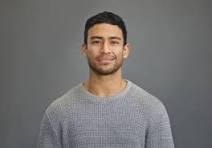
#> input picture man.jpg, 212 x 148 px
$ python paint_by_numbers.py --photo man.jpg
#> lines starting #> are read from the running program, lines starting #| are printed output that depends on the picture; after the words box and inside, x2 and y2 are one past the last pixel; in counts of white or black regions, pixels touching at a corner belong together
#!/usr/bin/env python3
"""
Paint-By-Numbers Photo Generator
Transforms any photo into a numbered canvas painting kit.

Creates a flat canvas (no puzzle pieces!) with numbered color regions.
Perfect for laser engraving or printing on wood/canvas.
"""

import argparse
import json
import sys
from dataclasses import dataclass
from pathlib import Path
from typing import List, Tuple, Dict, Optional

import numpy as np
import cv2
from sklearn.cluster import KMeans
import matplotlib.pyplot as plt
import matplotlib.patches as mpatches
from matplotlib import font_manager
import svgwrite
from scipy import ndimage


# ============================================================================
# CONFIGURATION
# ============================================================================

@dataclass
class PaintByNumbersConfig:
    """Configuration for paint-by-numbers generation."""
    width_mm: float = 400.0          # Canvas width (40cm default)
    height_mm: float = 500.0         # Canvas height (50cm default)
    num_colors: int = 24             # Number of paint colors
    min_region_size: int = 400       # Minimum pixels per region (increased!)
    detail_level: str = "medium"     # low/medium/high
    preview_dpi: int = 300           # Preview resolution
    canvas_dpi: int = 200            # Canvas output resolution
    show_numbers_threshold: int = 200  # Only show numbers in regions larger than this


# ============================================================================
# COLOR PALETTE GENERATION
# ============================================================================

def extract_color_palette(image: np.ndarray, num_colors: int,
                         seed: int = 42) -> Tuple[np.ndarray, np.ndarray]:
    """
    Extract dominant colors from image using K-means clustering.

    Returns:
        palette: RGB colors (num_colors, 3)
        labels: Color assignment for each pixel
    """
    # Reshape image to list of pixels
    h, w = image.shape[:2]
    pixels = image.reshape(-1, 3).astype(np.float32)

    # Remove pure white/black backgrounds
    mask = ~((pixels.sum(axis=1) > 750) | (pixels.sum(axis=1) < 15))
    sample_pixels = pixels[mask]

    if len(sample_pixels) < num_colors:
        sample_pixels = pixels

    # Sample for performance
    if len(sample_pixels) > 100000:
        indices = np.random.RandomState(seed).choice(
            len(sample_pixels), 100000, replace=False
        )
        sample_pixels = sample_pixels[indices]

    # K-means clustering
    kmeans = KMeans(
        n_clusters=num_colors,
        random_state=seed,
        n_init=10,
        max_iter=300
    )
    kmeans.fit(sample_pixels)

    # Get palette
    palette = kmeans.cluster_centers_.astype(np.uint8)

    # Assign colors to all pixels
    labels = kmeans.predict(pixels)
    labels = labels.reshape(h, w)

    # Sort palette by brightness for better organization
    brightness = palette.sum(axis=1)
    sort_idx = np.argsort(brightness)[::-1]  # Brightest first
    palette = palette[sort_idx]

    # Remap labels
    remap = {old: new for new, old in enumerate(sort_idx)}
    labels = np.vectorize(remap.get)(labels)

    return palette, labels


# ============================================================================
# REGION SEGMENTATION
# ============================================================================

def create_regions(labels: np.ndarray, min_size: int = 100) -> np.ndarray:
    """
    Convert color labels to distinct numbered regions.
    Merges small regions into neighbors.

    Returns:
        regions: Array where each pixel has a region ID (1 to N)
    """
    # Label connected components for each color
    num_colors = labels.max() + 1
    regions = np.zeros_like(labels, dtype=np.int32)
    region_id = 1

    for color_idx in range(num_colors):
        # Find all pixels of this color
        mask = (labels == color_idx).astype(np.uint8)

        # Label connected components
        num_features, labeled = cv2.connectedComponents(mask, connectivity=8)

        for feature_id in range(1, num_features):
            region_mask = (labeled == feature_id)
            region_size = region_mask.sum()

            if region_size >= min_size:
                regions[region_mask] = region_id
                region_id += 1

    # Fill unlabeled pixels (too small regions) with nearest neighbor
    unlabeled = (regions == 0)
    if unlabeled.any():
        # Dilate labeled regions to fill small gaps
        kernel = np.ones((3, 3), np.uint8)
        for _ in range(5):
            dilated = cv2.dilate((regions > 0).astype(np.uint8), kernel)
            filled_regions = cv2.dilate(regions.astype(np.float32), kernel)
            filled_regions = (filled_regions / cv2.dilate(np.ones_like(regions, dtype=np.float32), kernel)).astype(np.int32)

            fill_mask = unlabeled & (dilated > 0)
            regions[fill_mask] = filled_regions[fill_mask]
            unlabeled = (regions == 0)

            if not unlabeled.any():
                break

    return regions


def smooth_regions(regions: np.ndarray, iterations: int = 2) -> np.ndarray:
    """
    Smooth region boundaries using morphological operations.
    """
    smoothed = regions.copy()

    for _ in range(iterations):
        # Apply median filter to smooth jagged edges
        smoothed = ndimage.median_filter(smoothed, size=3)

    return smoothed


# ============================================================================
# PAINT-BY-NUMBERS GENERATOR
# ============================================================================

class PaintByNumbersGenerator:
    """Generate paint-by-numbers canvas from photo."""

    def __init__(self, config: PaintByNumbersConfig):
        """Initialize generator."""
        self.config = config
        self.image: Optional[np.ndarray] = None
        self.palette: Optional[np.ndarray] = None
        self.labels: Optional[np.ndarray] = None
        self.regions: Optional[np.ndarray] = None
        self.region_colors: Dict[int, int] = {}  # region_id -> color_index

    def load_image(self, image_path: str) -> None:
        """Load and preprocess image."""
#> called with image_path = 'man.jpg'
        print(f"Loading image: {image_path}")
        img = cv2.imread(image_path)
#> img is the input picture: shape (148, 212, 3); mean B, G, R 112.9, 113.8, 116.4
        if img is None:
            raise ValueError(f"Could not read image: {image_path}")

        self.image = cv2.cvtColor(img, cv2.COLOR_BGR2RGB)

        # Resize to target canvas size
        aspect = self.config.width_mm / self.config.height_mm
        img_h, img_w = self.image.shape[:2]
        img_aspect = img_w / img_h

        # Target resolution based on detail level
        detail_scale = {
            'low': 1.5,
            'medium': 2.5,
            'high': 4.0
        }[self.config.detail_level]

        target_w = int(self.config.width_mm * detail_scale)
        target_h = int(self.config.height_mm * detail_scale)

        # Cover fit (crop to aspect)
        if img_aspect > aspect:
            # Image wider, scale by height
            new_h = target_h
            new_w = int(target_h * img_aspect)
        else:
            # Image taller, scale by width
            new_w = target_w
            new_h = int(target_w / img_aspect)

        resized = cv2.resize(self.image, (new_w, new_h), interpolation=cv2.INTER_LANCZOS4)

        # Crop to exact size
        if new_w > target_w:
            x_offset = (new_w - target_w) // 2
            resized = resized[:, x_offset:x_offset + target_w]
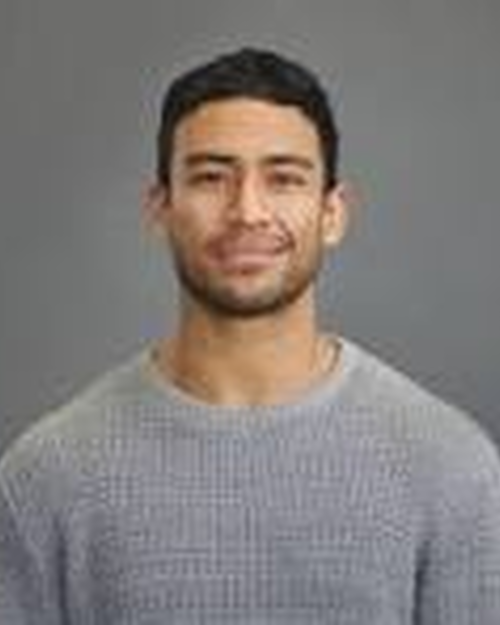
#> resized: shape (1250, 1000, 3) (shown at 1/2 size); mean R, G, B 129.4, 123.9, 121.6

        if new_h > target_h:
            y_offset = (new_h - target_h) // 2
            resized = resized[y_offset:y_offset + target_h, :]

        self.image = resized
        print(f"Processed image: {self.image.shape[1]}×{self.image.shape[0]} pixels")
#| Processed image: 1000×1250 pixels

    def process(self) -> None:
        """Process image into paint-by-numbers format."""
        if self.image is None:
            raise RuntimeError("Load image first")

        # Extract color palette
        print(f"Extracting {self.config.num_colors} colors...")
        self.palette, self.labels = extract_color_palette(
            self.image,
            self.config.num_colors
        )
#> in extract_color_palette, `labels = labels.reshape(h, w)`:
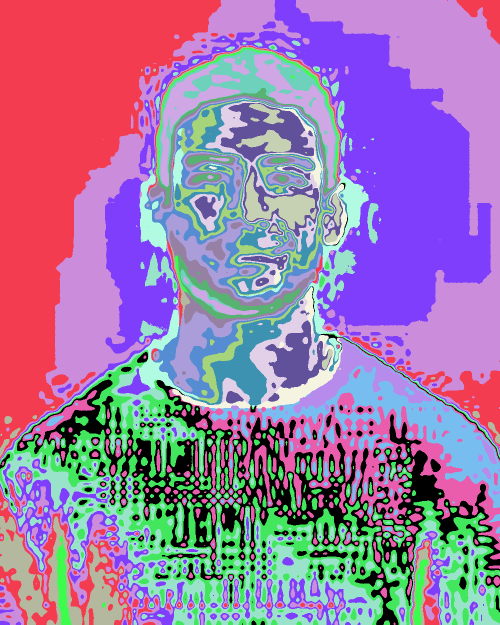
#> labels: shape (1250, 1000) int32 (shown at 1/2 size); 24 distinct labels, from 0 to 23; one colour per label, 0 black
#> in extract_color_palette, `labels = np.vectorize(remap.get)(labels)`:
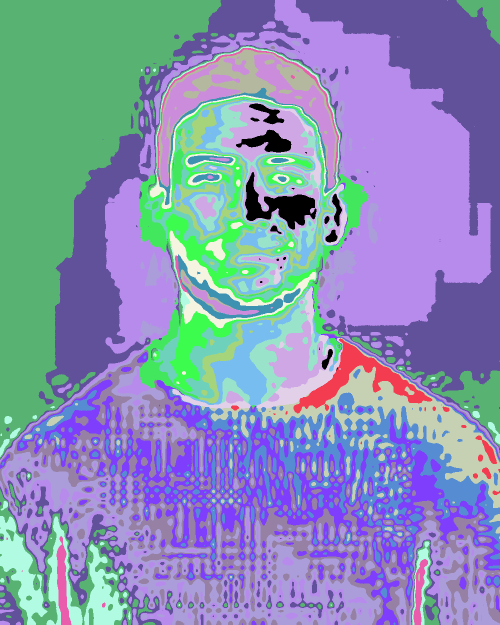
#> labels: shape (1250, 1000) int64 (shown at 1/2 size); 24 distinct labels, from 0 to 23; one colour per label, 0 black
#> self.palette = 24 rows, first 8: [226, 183, 154], [184, 181, 180], [211, 168, 135], [165, 165, 168], [187, 162, 143], [198, 154, 121], [153, 153, 160], [145, 145, 152]

        # Create regions
        print("Creating numbered regions...")
        self.regions = create_regions(self.labels, self.config.min_region_size)
#> in create_regions, `num_colors = labels.max() + 1`: num_colors = 24
#> the loop in create_regions, `for color_idx in range(num_colors):` made 24 passes
#> num_features on passes 1 to 8: 19, 19, 25, 106, 22, 42, 197, 142
#> pass 1, in create_regions, `mask = (labels == color_idx).astype(np.uint8)`:
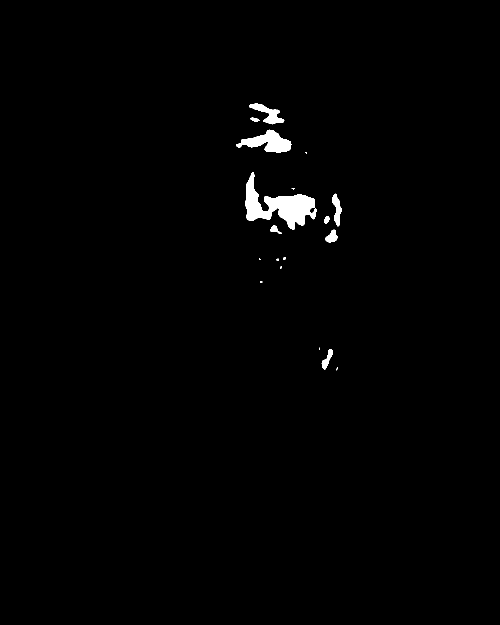
#> mask: shape (1250, 1000) (shown at 1/2 size); values 0 (black) and 1 (white), 0.97% white; 18 white regions (7 under 20 px), largest, box (x1, y1, x2, y2) and area: (490, 344, 633, 459) 6575, (472, 259, 583, 305) 2552, (498, 207, 569, 249) 1135
#> (the rest of the program and of its run is left out)
